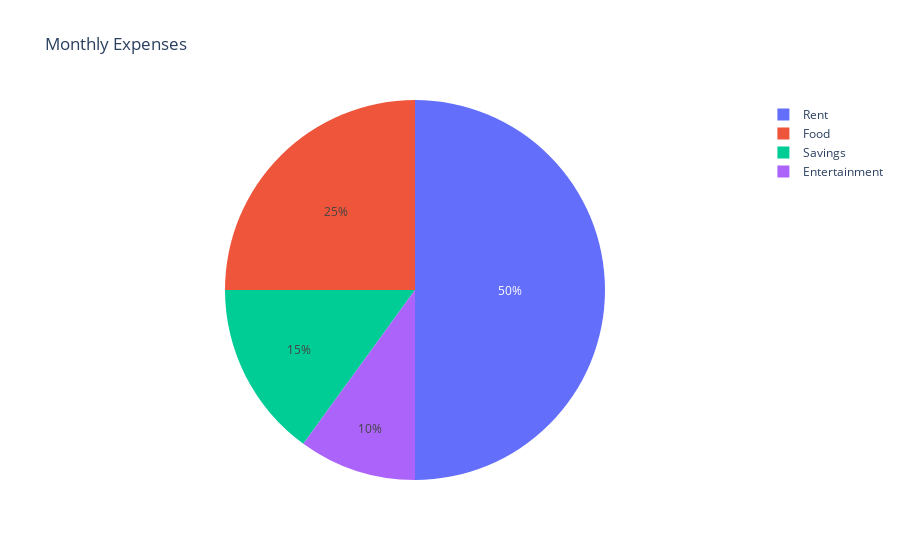

The notebook cell this image was saved under:
### Markdown cell above
Pie Chart

### Code cell
# Sample Data
data = {
    'Category': ['Rent', 'Food', 'Entertainment', 'Savings'],
    'Amount': [1000, 500, 200, 300]
}

df = pd.DataFrame(data)

# Create Pie Chart
fig = px.pie(df, names='Category', values='Amount', title='Monthly Expenses')
fig.show()

### Figure 1 — Plotly figure (JSON) as saved in the notebook; plotly's stock layout.template omitted (floating-point values rounded to 4 significant figures)
{"data": [{"domain": {"x": [0, 1], "y": [0, 1]}, "hovertemplate": "Category=%{label}<br>Amount=%{value}<extra></extra>", "labels": ["Rent", "Food", "Entertainment", "Savings"], "legendgroup": "", "name": "", "showlegend": true, "type": "pie", "values": [1000, 500, 200, 300]}], "layout": {"autosize": true, "legend": {"tracegroupgap": 0}, "title": {"text": "Monthly Expenses"}}}
